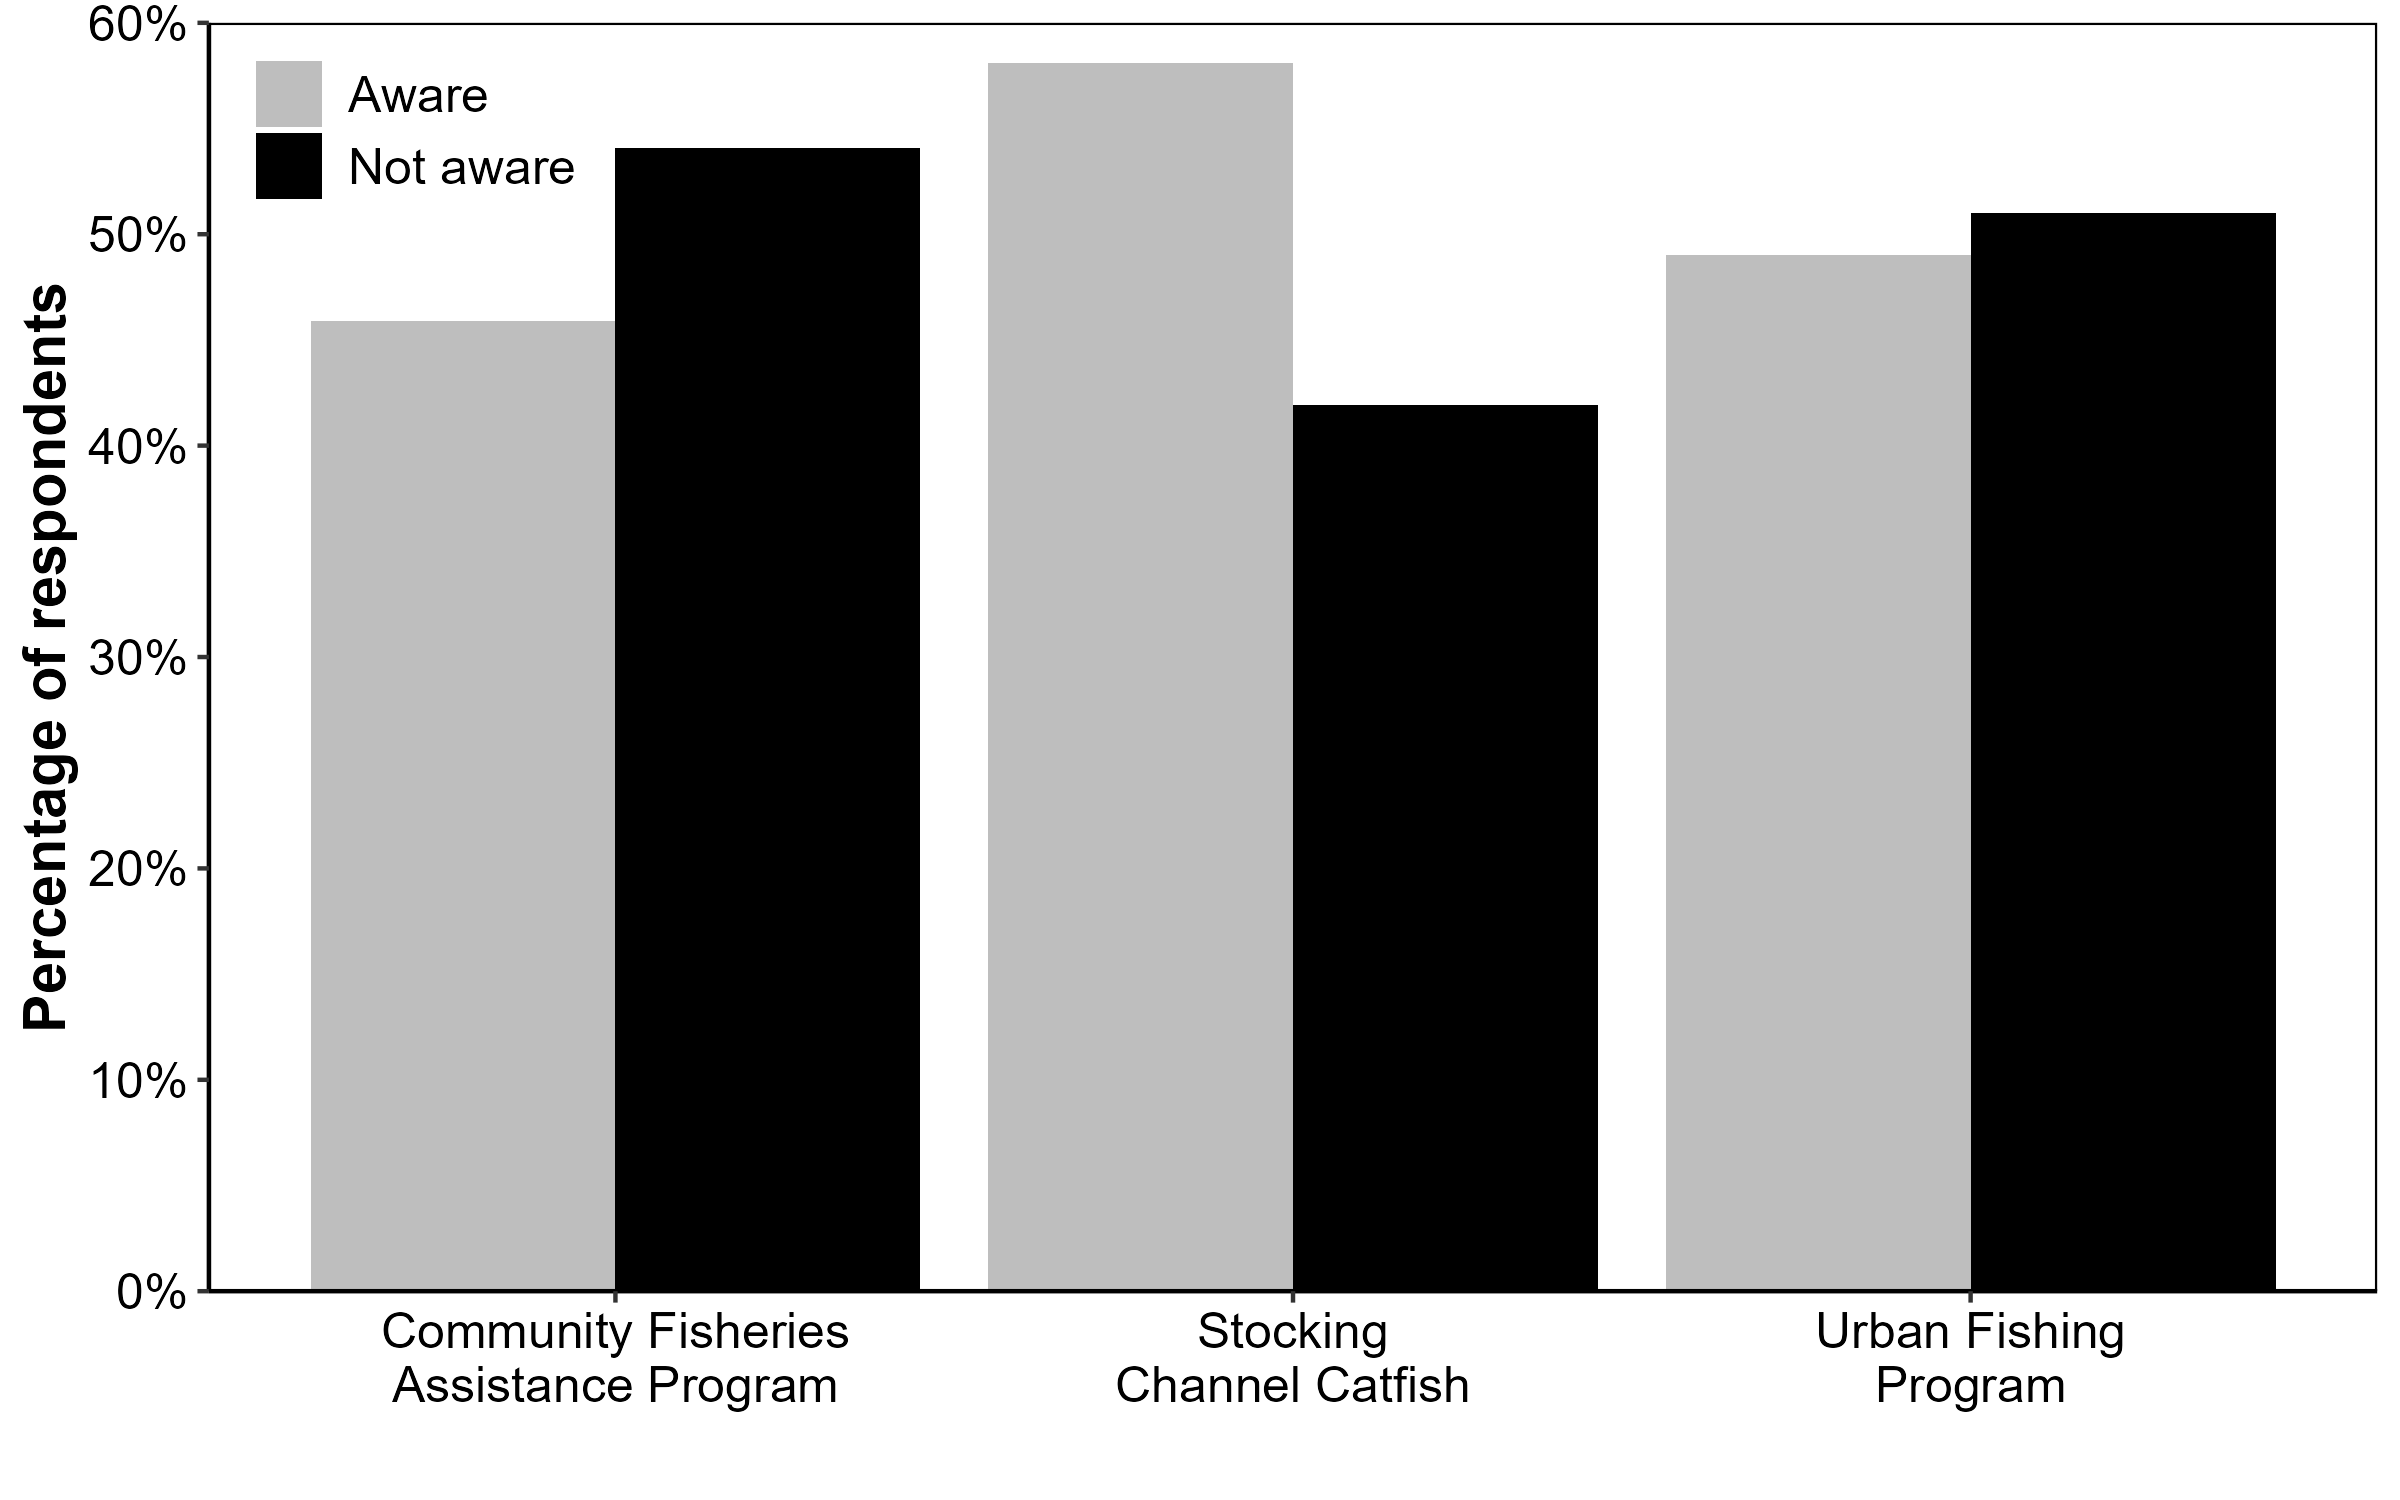

Reproduce this figure in R.
#--------------------------------------------------------------
#Ben Neely
#05/08/2025
#Program awareness -- Using pre-summarized data
#--------------------------------------------------------------

## Clear R
cat("\014")  
rm(list=ls())

## Install and load packages
## Checks if package is installed, installs if not, activates for current session
if("FSA" %in% rownames(installed.packages()) == FALSE) {install.packages("FSA")}
library(FSA)

if("rio" %in% rownames(installed.packages()) == FALSE) {install.packages("rio")}
library(rio)

if("patchwork" %in% rownames(installed.packages()) == FALSE) {install.packages("patchwork")}
library(patchwork)

if("lubridate" %in% rownames(installed.packages()) == FALSE) {install.packages("lubridate")}
library(lubridate)

if("tidyverse" %in% rownames(installed.packages()) == FALSE) {install.packages("tidyverse")}
library(tidyverse)

## Set ggplot theme
pubtheme=theme_classic()+
  theme(panel.grid=element_blank(), 
        panel.background=element_blank(),
        plot.background=element_blank(),
        panel.border=element_rect(fill="transparent"),
        axis.title=element_text(size=14,color="black",face="bold"),
        axis.text=element_text(size=12,color="black"),
        legend.position=c(0.01,0.99),
        legend.justification=c("left","top"),
        legend.title=element_blank(),
        legend.text=element_text(size=12),
        legend.background=element_rect(fill="transparent"))
options(scipen=999)

## Set working directory
setwd("C:/Users/Ben.Neely/OneDrive - State of Kansas, OITS/Desktop/2025 CCF analyses/TKAS analyses")

## Read in data with import and turn program and awareness into factors
dat=import("program awareness/awareness.csv")%>%
  mutate(program=factor(program),
         awareness=factor(awareness),
         proportion=as.numeric(proportion))

## Create barplot
ggplot(dat,aes(x=program,y=proportion,fill=awareness))+
  geom_bar(stat="identity",position="dodge")+
  scale_fill_manual(values=c("gray","black"))+
  scale_x_discrete(labels=c("Community Fisheries Assistance Program"="Community Fisheries\nAssistance Program",
                            "Stocking Channel Catfish"="Stocking\nChannel Catfish",
                            "Urban Fishing Program"="Urban Fishing\nProgram"),
                   name="")+
  scale_y_continuous(limits=c(0,60),
                     breaks=seq(0,60,10),
                     labels=scales::label_percent(scale=1),
                     name="Percentage of respondents",
                     expand=c(0,0))+
  pubtheme

ggsave(plot=last_plot(),"program awareness/awareness.png",width=8,height=5,bg="white")
